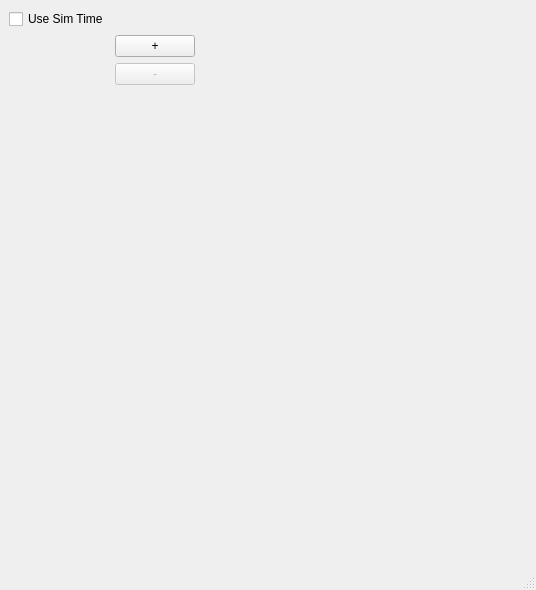
<?xml version="1.0" encoding="UTF-8"?>
<ui version="4.0">
 <class>MainWindow</class>
 <widget class="QMainWindow" name="MainWindow">
  <property name="geometry">
   <rect>
    <x>0</x>
    <y>0</y>
    <width>536</width>
    <height>590</height>
   </rect>
  </property>
  <property name="windowTitle">
   <string>Team Data Simulator</string>
  </property>
  <widget class="QWidget" name="centralwidget">
   <layout class="QGridLayout" name="gridLayout">
    <item row="0" column="0">
     <widget class="QCheckBox" name="SimTimeCheckbox">
      <property name="sizePolicy">
       <sizepolicy hsizetype="Fixed" vsizetype="Fixed">
        <horstretch>0</horstretch>
        <verstretch>0</verstretch>
       </sizepolicy>
      </property>
      <property name="text">
       <string>Use Sim Time</string>
      </property>
      <property name="enabled">
       <bool>true</bool>
      </property>
     </widget>
    </item>
    <item row="0" column="1">
     <spacer name="horizontalSpacer">
      <property name="orientation">
       <enum>Qt::Horizontal</enum>
      </property>
      <property name="sizeHint" stdset="0">
       <size>
        <width>0</width>
        <height>0</height>
       </size>
      </property>
     </spacer>
    </item>
    <item row="1" column="0">
     <layout class="QHBoxLayout" name="robots_layout">
     </layout>
    </item>
    <item row="1" column="1">
     <layout class="QVBoxLayout" name="ButtonLayout">
      <item>
       <widget class="QPushButton" name="PlusButton">
        <property name="sizePolicy">
         <sizepolicy hsizetype="Fixed" vsizetype="Fixed">
          <horstretch>0</horstretch>
          <verstretch>0</verstretch>
         </sizepolicy>
        </property>
        <property name="text">
         <string>+</string>
        </property>
       </widget>
      </item>
      <item>
       <widget class="QPushButton" name="MinusButton">
        <property name="sizePolicy">
         <sizepolicy hsizetype="Fixed" vsizetype="Fixed">
          <horstretch>0</horstretch>
          <verstretch>0</verstretch>
         </sizepolicy>
        </property>
        <property name="text">
         <string>-</string>
        </property>
        <property name="enabled">
         <bool>false</bool>
        </property>
       </widget>
      </item>
     </layout>
    </item>
    <item row="2" column="1">
     <spacer name="verticalSpacer">
      <property name="orientation">
       <enum>Qt::Vertical</enum>
      </property>
      <property name="sizeHint" stdset="0">
       <size>
        <width>20</width>
        <height>40</height>
       </size>
      </property>
     </spacer>
    </item>
   </layout>
  </widget>
  <widget class="QMenuBar" name="menubar">
   <property name="geometry">
    <rect>
     <x>0</x>
     <y>0</y>
     <width>536</width>
     <height>22</height>
    </rect>
   </property>
  </widget>
  <widget class="QStatusBar" name="statusbar"/>
 </widget>
 <customwidgets>
 </customwidgets>
 <resources/>
 <connections>
 </connections>
</ui>
